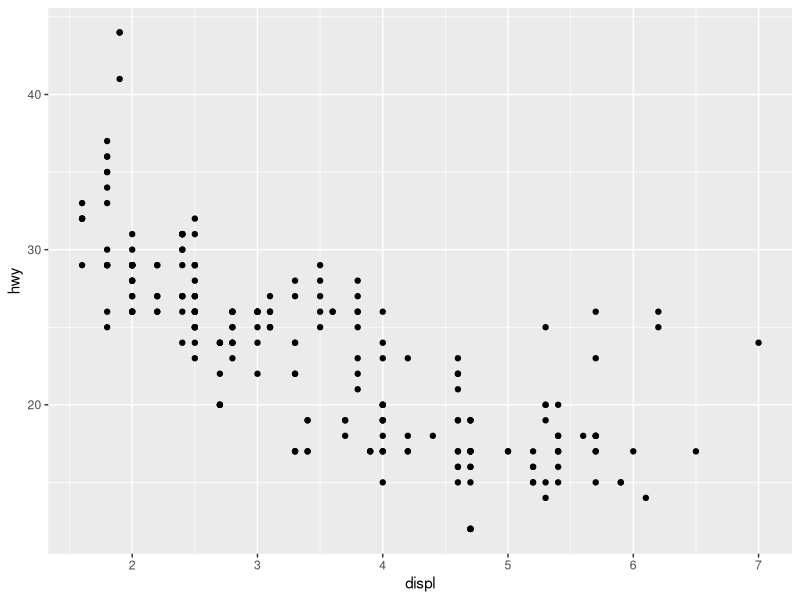
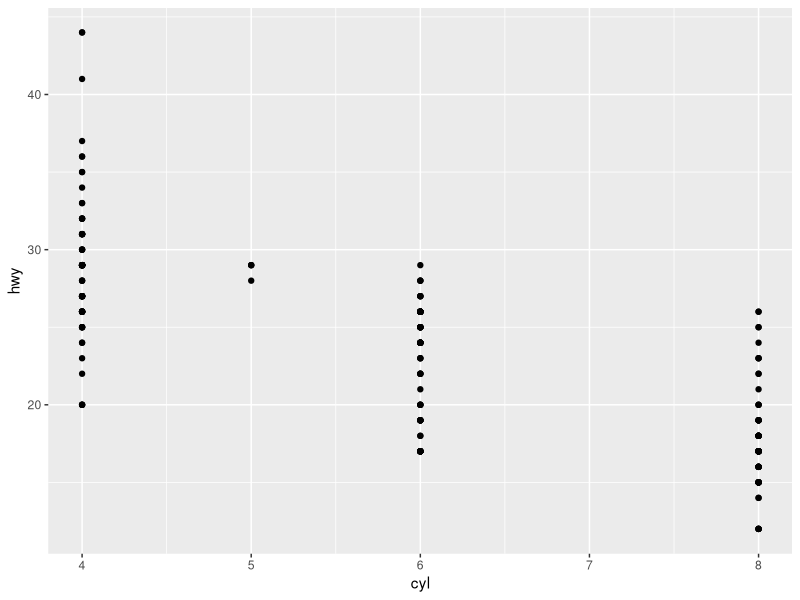

The R source for these figures, in order:
library(tidyverse)

ggplot(
  data = mpg,
  mapping = aes(x = displ, y = hwy)
) +
  geom_point()

mpg

View(mpg)


ggplot(
  data = mpg,
  mapping = aes(x = cyl, y = hwy)
) +
  geom_point()
